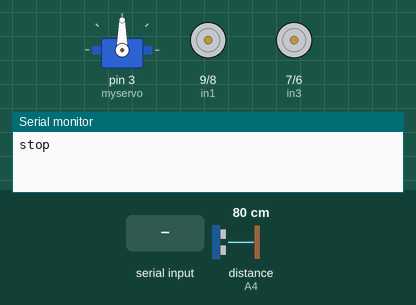
This sketch was run on a simulated Arduino Uno, built with avr-gcc and run on an emulated ATmega328P. Shown: servo, motor-driver pin pairs drawn as motors (green arrow = first pin HIGH = forward, orange = second pin HIGH = backward, longer = more drive, scaled by the enable pin), the last lines printed to the serial monitor. Inputs (shaded band) come from the test bench; at power-on: distance to the obstacle (sensor on A4) 80 cm. The echo pulse lasts 58.3 µs per cm.

Above: at 1.2 s.
1.3 s: "w" received over Serial
At 2.5 s:
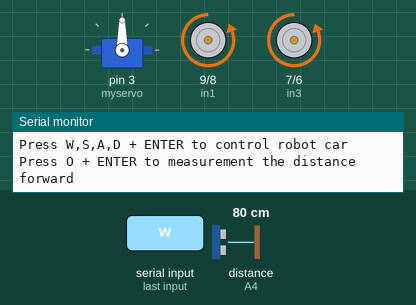
4.3 s: "s" received over Serial
At 5.6 s:
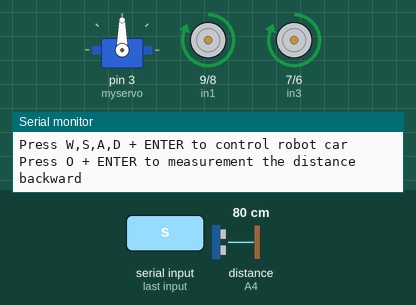
7.3 s: "a" received over Serial
At 8.2 s:
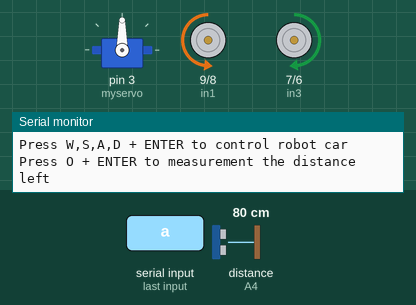
10.3 s: "d" received over Serial
At 11.6 s:
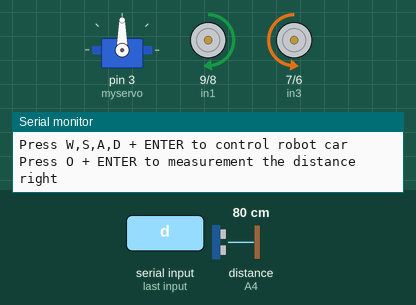
13.3 s: "o" received over Serial
At 17.2 s:
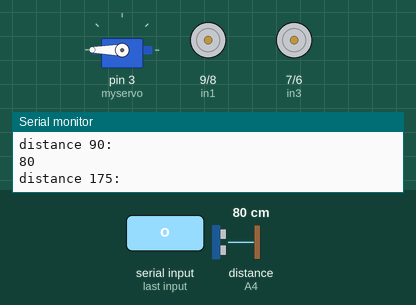
Timing chart, 0 to 18.7 s (numbered marks = the images above; inputs shaded):
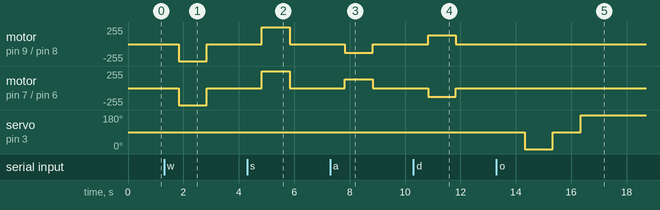

The sketch:

obstacle.avoidance.bluetooth.ino
```cpp
//
// Elegoo Smart Robot Car
//
// Four direction moving with remote control by bluetooth.
//
// @author Peter Perger <perger1984@gmail.com>
// @since 2016
//

//-----------------------------------------------------------------------------
// Libraries
//-----------------------------------------------------------------------------

#include <Servo.h>

//-----------------------------------------------------------------------------
// Variable Declarations
//-----------------------------------------------------------------------------

// Create servo object to control servo
Servo myservo;
int Echo = A4;
int Trig = A5;
int rightDistance = 0;
int leftDistance = 0;
int middleDistance = 0;

// Pins of motor connection port (MCP) 1 - Tyres on right side of car
int in1 = 9;
int in2 = 8;
// Pins of motor connection port (MCP) 2 - Tyres on left side of car
int in3 = 7;
int in4 = 6;
// Pin for control of speed of motors on right
int ENA = 10;
// Pin for control of speed of motors on left
int ENB = 5;
// Turning speed (0-255)
int ABS = 130;
// Input byte from communication channel (bluetooth)
char inputByte;

//-----------------------------------------------------------------------------
// Functions
//-----------------------------------------------------------------------------

// Move
//
// @param String  direction Direction of car
// @param Boolean scwt      Speed control write type
// @param Integer scv       Speed control value
// @param String  mcp1      Motor connection port 1
// @param String  mcp2      Motor connection port 2
// @param Integrr wait      Runtime of car
void move(String direction, boolean scwt, int scv, String mcp1, String mcp2, int wait)
{
  // Print to serial output (show up on remote device)
  Serial.println(direction);

  // Code for DC motor status (MCP1)
  if (scwt) {
    analogWrite(ENA, scv);
  } else {
    digitalWrite(ENA, scv == 1 ? HIGH : LOW);
  }
  digitalWrite(in1, mcp1.charAt(0) == '1' ? HIGH : LOW);
  digitalWrite(in2, mcp1.charAt(1) == '1' ? HIGH : LOW);

  // Code for DC motor status (MCP2)
  if (scwt) {
    analogWrite(ENB, scv);
  } else {
    digitalWrite(ENB, scv == 1 ? HIGH : LOW);
  }
  digitalWrite(in3, mcp2.charAt(0) == '1' ? HIGH : LOW);
  digitalWrite(in4, mcp2.charAt(1) == '1' ? HIGH : LOW);

  // Wait 1 secound
  delay(wait);

  // Stop the car
  stop();
}

void forward()
{
  // Code: 01 - DC motor status: Forward (MCP1, MCP2)
  move("forward", false, 1, "01", "01", 1000);
}

void backward()
{
  // Code: 10 - DC motor status: Backward (MCP1, MCP2)
  move("backward", false, 1, "10", "10", 1000);
}

void left()
{
  // Code: 01, 10 - DC motor status: Forward (MCP1), Backward (MCP2)
  move("left", true, ABS, "01", "10", 1000);
}
void right()
{
  // Code: 10, 01 - DC motor status: Backward (MCP1), Forward (MCP2)
  move("right", true, ABS, "10", "01", 1000);
}

void stop()
{
  Serial.println("stop");
  digitalWrite(ENA, LOW);
  digitalWrite(ENB, LOW);
}

// Ultrasonic distance measurement
int distanceMeasurement()
{
  digitalWrite(Trig, LOW);
  delayMicroseconds(2);
  digitalWrite(Trig, HIGH);
  delayMicroseconds(20);
  digitalWrite(Trig, LOW);

  float distance = pulseIn(Echo, HIGH);
  distance = distance / 58;
  return (int) distance;
}

int distanceTest()
{
  delay(500);
  Serial.println("Distance test (0-180) starting ...");
  myservo.write(0);
  Serial.println("distance 5: ");
  delay(1000);
  Serial.println(distanceMeasurement());
  myservo.write(90);
  Serial.println("distance 90: ");
  delay(1000);
  Serial.println(distanceMeasurement());
  myservo.write(180);
  Serial.println("distance 175: ");
  delay(1000);
  Serial.println(distanceMeasurement());
  delay(5000);
  Serial.println("Distance test finished");
}

//-----------------------------------------------------------------------------
// Setup - Run only once, when power up the car
//-----------------------------------------------------------------------------

void setup()
{
  // Attach servo on pin 3 to servo object
  myservo.attach(3);

  // Set the defined pins to the output
  pinMode(Echo, INPUT);
  pinMode(Trig, OUTPUT);
  pinMode(in1, OUTPUT);
  pinMode(in2, OUTPUT);
  pinMode(in3, OUTPUT);
  pinMode(in4, OUTPUT);
  pinMode(ENA, OUTPUT);
  pinMode(ENB, OUTPUT);

  // Open the serial port and set the baud rate to 9600
  Serial.begin(9600);

  // Stop the car
  stop();
}

//-----------------------------------------------------------------------------
// Loop for main code - Countinously running...
//-----------------------------------------------------------------------------

void loop()
{
  // Wait for connection
  while (!Serial.available());

  // Set servo position according to scaled value
  myservo.write(90);
  delay(500);

  // Print to serial output (show up on remote device)
  Serial.println("Press W,S,A,D + ENTER to control robot car");
  Serial.println("Press O + ENTER to measurement the distance");

  // Read char (byte) from serial port
  inputByte = Serial.read();

  // Move car into the selected direction by given input
  switch (inputByte) {
    case 'w':
      forward();
      break;
    case 's':
      backward();
      break;
    case 'a':
      left();
      break;
    case 'd':
      right();
      break;
    case 'o':
      distanceTest();
      break;
  }

  // Wait half a secound
  delay(500);
}
```

Measured:
- after the input at 1.3 s, motor on pin 9 (in1) / pin 8 (in2), motor on pin 7 (in3) / pin 6 (in4): stopped → backward 255/255 after 0.54 s, → stopped 1.0 s later
- after the input at 4.3 s, motor on pin 9 (in1) / pin 8 (in2), motor on pin 7 (in3) / pin 6 (in4): stopped → forward 255/255 after 0.54 s, → stopped 1.0 s later
- after the input at 7.3 s, motor on pin 9 (in1) / pin 8 (in2): stopped → backward 130/255 after 0.53 s, → stopped 1.0 s later; motor on pin 7 (in3) / pin 6 (in4): stopped → forward 130/255 after 0.53 s, → stopped 1.0 s later
- after the input at 10.3 s, motor on pin 9 (in1) / pin 8 (in2): stopped → forward 130/255 after 0.53 s, → stopped 1.0 s later; motor on pin 7 (in3) / pin 6 (in4): stopped → backward 130/255 after 0.53 s, → stopped 1.0 s later
- after the input at 13.3 s, servo on pin 3 (myservo): 90° → 0° after 1.0 s, → 90° 1.0 s later, → 180° 1.0 s later
